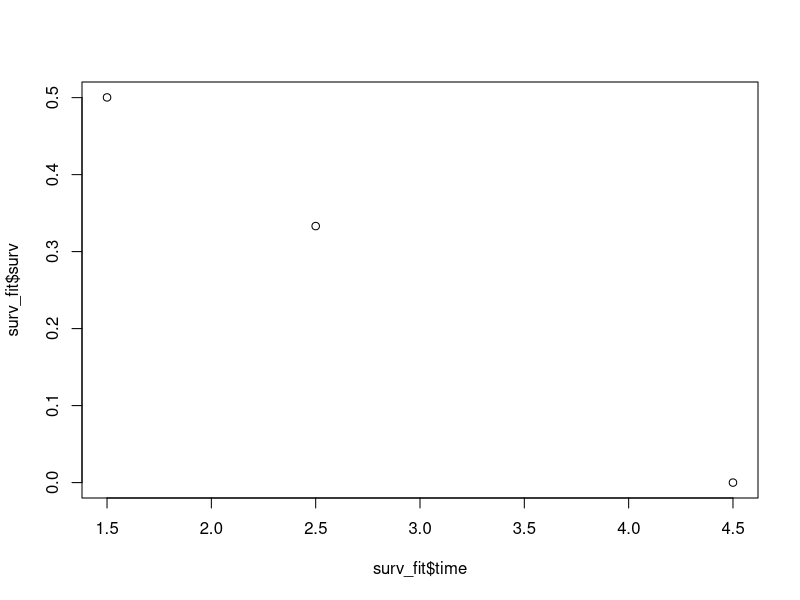

This figure's R source:
# For ordering data
library(dplyr)
# Loading the survival package
library(survival)

# Q1

# Interval censored data
d <- data.frame(
  start = c(0, 1, 1, 2, 4),
   end = c(3, 2, 3, 5, 6)
)
surv_obj <- with(d, Surv(start, end, type = "interval2"))
surv_fit <- survfit(surv_obj ~ 1)
print(surv_fit)
plot(surv_fit$time, surv_fit$surv)


# Q3

data(bladder1)
